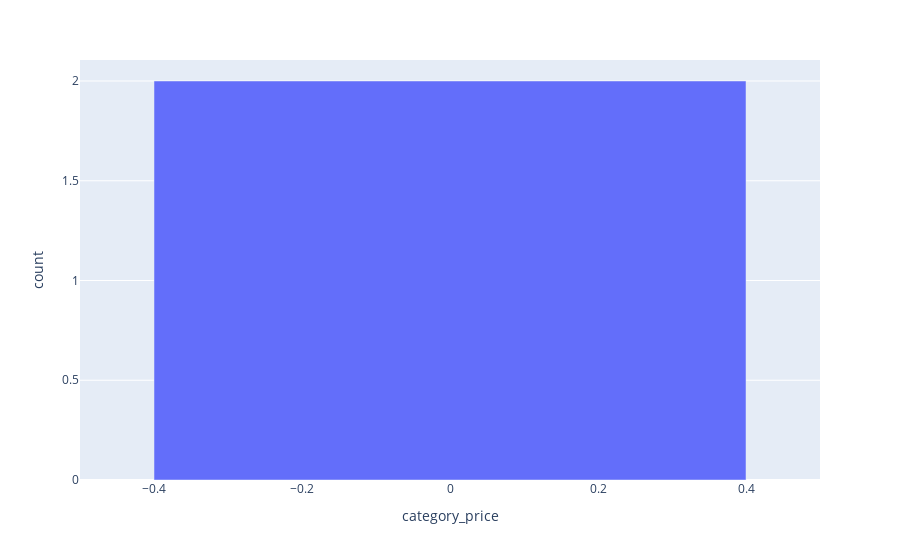

Notebook code cell kept with this figure:
### Code cell
# по производителю 'D'
request = """
select category_price, count_1 from products_price_categories_with_makers_2 where maker = 'D'
"""
df = pd.read_sql_query(request, conn)
fig = px.bar(x=df.category_price.to_list(), y=df.count_1.to_list(), labels={'x':'category_price', 'y':'count'})
fig.show()

### Figure 1 — Plotly figure (JSON) as saved in the notebook; plotly's stock layout.template omitted (floating-point values rounded to 4 significant figures)
{"data": [{"alignmentgroup": "True", "hovertemplate": "category_price=%{x}<br>count=%{y}<extra></extra>", "legendgroup": "", "marker": {"color": "#636efa", "pattern": {"shape": ""}}, "name": "", "offsetgroup": "", "orientation": "v", "showlegend": false, "textposition": "auto", "type": "bar", "x": [0], "xaxis": "x", "y": [2], "yaxis": "y"}], "layout": {"barmode": "relative", "legend": {"tracegroupgap": 0}, "margin": {"t": 60}, "xaxis": {"anchor": "y", "domain": [0, 1], "title": {"text": "category_price"}}, "yaxis": {"anchor": "x", "domain": [0, 1], "title": {"text": "count"}}}}
